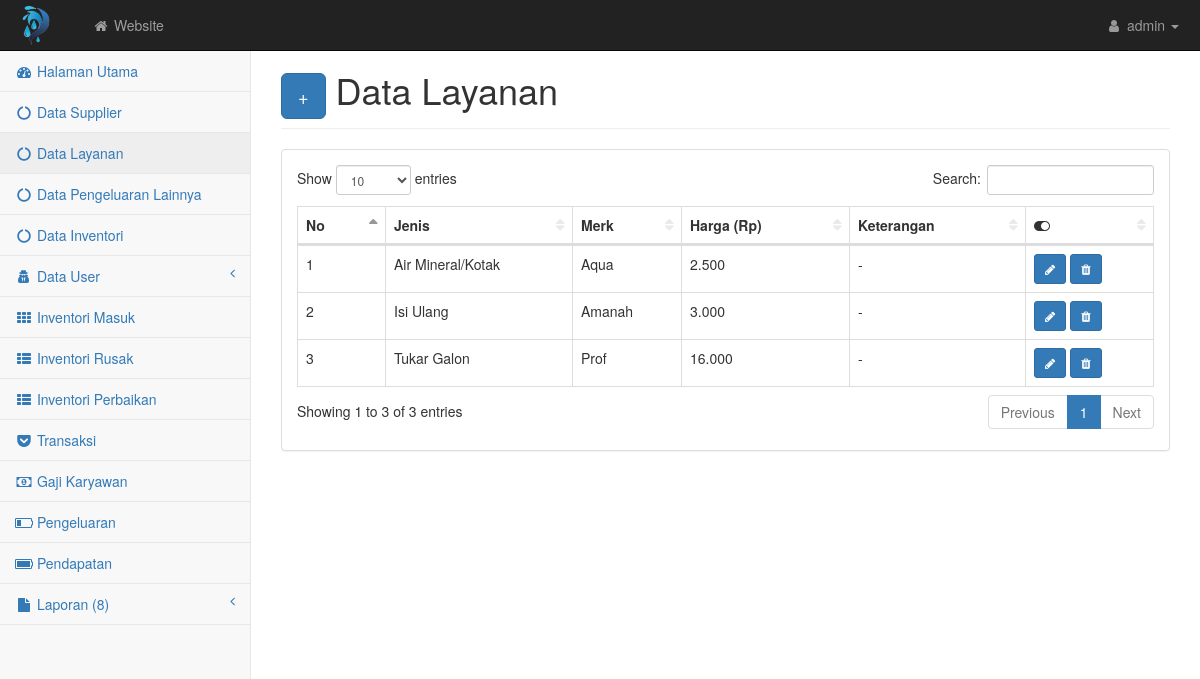
/nolag76/jenis.php, run on an earlier commit of the app's database.
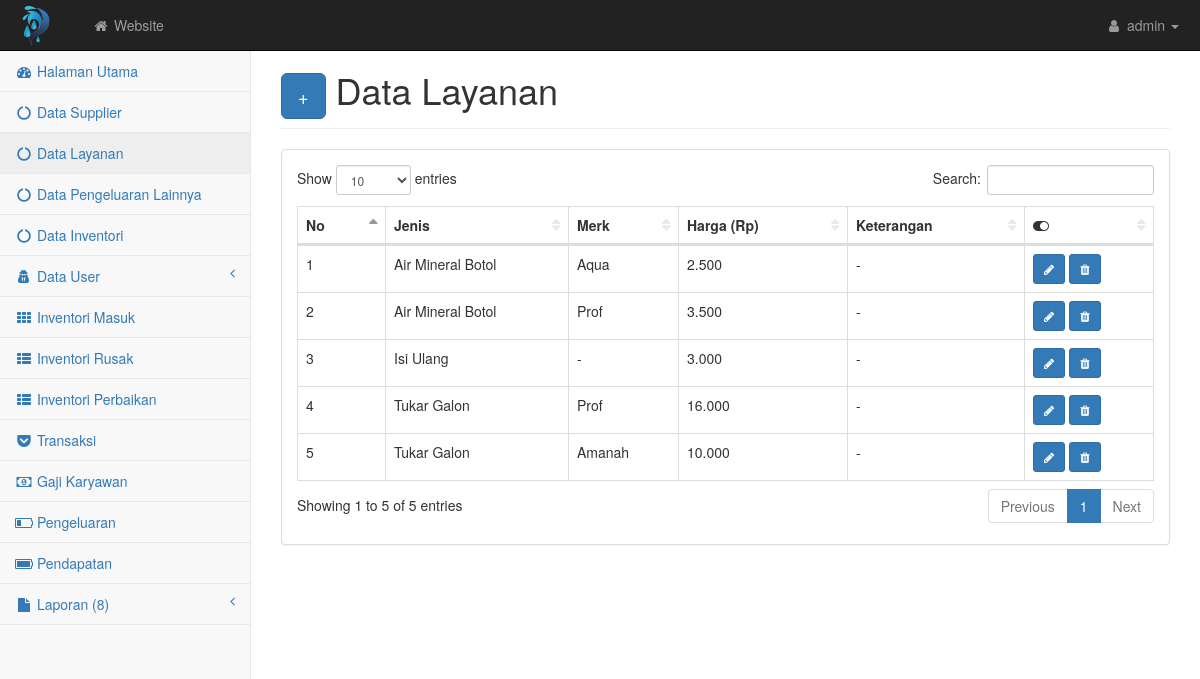
And on a later commit of the database.
### tables this page shows
CREATE TABLE `jenis` (
  `idjenis` int(5) NOT NULL,
  `jenis` varchar(50) NOT NULL,
  `merk` varchar(50) NOT NULL,
  `harga` float NOT NULL,
  `ket` text NOT NULL
);

### nolag76/jenis.php (the view)
<?php require('atas.php') ?>
<div id="page-wrapper">
    <div class="container-fluid">
        <div class="row">
            <div class="col-lg-12">
                <h1 class="page-header"><button class="btn btn-primary btn-lg"><a href="jenis_input.php" style="color: white; text-decoration: none">+</a></button> Data Layanan</h1>
            </div>
        </div>
        <div class="row">
            <div class="col-lg-12">
                <div class="panel panel-default">
                    <div class="panel-body">
                        <div class="table-responsive">
                            <table class="table table-bordered table-hover" id="dataTables-example">
                                <thead class="success">
                                    <tr>
                                        <th>No</th>
                                        <th>Jenis</th>
                                        <th>Merk</th>
                                        <th>Harga (Rp)</th>
                                        <th>Keterangan</th>
                                        <th><i class="fa fa-toggle-on"></i></th>
                                    </tr>
                                </thead>
                                <tbody>
                                    <?php $no=1; $query = mysqli_query($kon, "SELECT * FROM jenis ORDER BY jenis ASC");
                                        while($data = mysqli_fetch_array($query)){ ?>
                                            <tr class="odd gradeX">
                                                    <td><?= $no++; ?></td>
                                                    <td><?= $data['jenis'] ?></td>
                                                    <td><?= $data['merk'] ?></td>
                                                    <td><?= number_format($data['harga'],0,'.','.') ?></td>
                                                    <td><?= $data['ket'] ?></td>
                                                    <td>
                                                        <a href="jenis_edit.php?idjenis=<?php echo $data['idjenis']; ?>" class="btn btn-primary btn-sm"><i class="fa fa-pencil"></i></a>
                                                        <button class="btn btn-primary btn-sm" type="button" onclick="return confirm('Yakin ingin Menghapus?');"><a href="delete.php?idjenis=<?= $data['idjenis'] ?>" style="color: white;"><i class="fa fa-trash"></i></a></button>
                                                    </td>
                                                </tr>
                                        <?php } ?>
                                </tbody>
                            </table>
                        </div>
                    </div>
                </div>
            </div>
        </div>
    </div>
</div>
    </div>
<?php require('bawah.php') ?>

What changed in the data, as far as the page shows it:
changed jenis "Aqua": jenis "Air Mineral/Kotak" → "Air Mineral Botol"
added jenis: jenis "Air Mineral Botol", merk "Prof", harga "3.500", ket "-"
changed jenis "Isi Ulang": merk "Amanah" → "-"
added jenis: jenis "Tukar Galon", merk "Amanah", harga "10.000", ket "-"
Also different on the page:
text written by a page script: "Show entries Search: Showing 1 to 3 of 3 entries Previous 1 Next" → "Show entries Search: Showing 1 to 5 of 5 entries Previous 1 Next"
